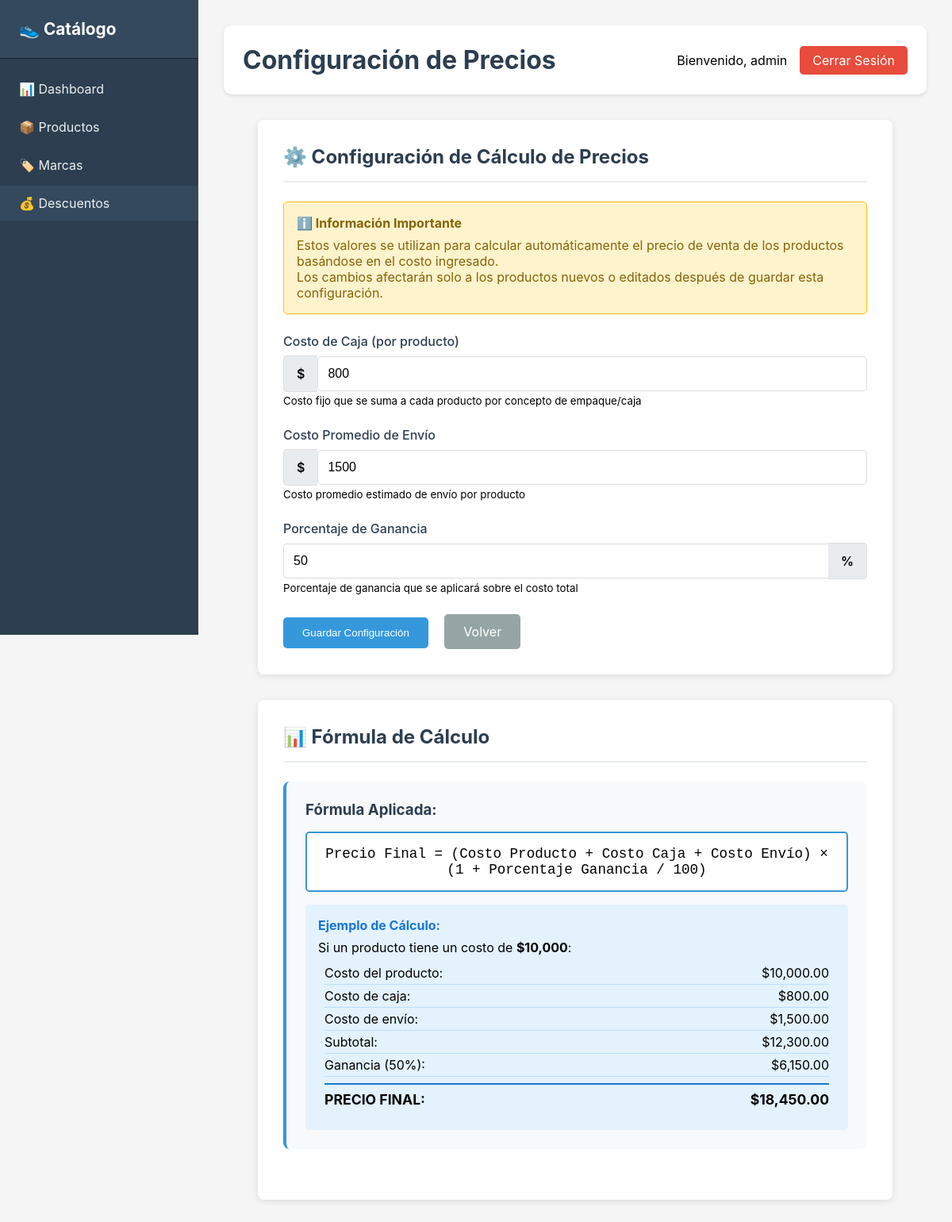
Screenshot of /admin/descuentos/configuracion.php (signed in) with the database file from the repository.
### tables this page shows
CREATE TABLE IF NOT EXISTS configuracion (
    id INT PRIMARY KEY AUTO_INCREMENT,
    clave VARCHAR(100) UNIQUE NOT NULL,
    valor VARCHAR(255) NOT NULL,
    descripcion TEXT,
    updated_at TIMESTAMP DEFAULT CURRENT_TIMESTAMP ON UPDATE CURRENT_TIMESTAMP
);

### admin/descuentos/configuracion.php (the view, shortened to what this page needs)
<?php
$conn = getConnection();
$query = "SELECT * FROM configuracion WHERE clave IN ('porcentaje_ganancia', 'costo_caja', 'costo_envio')";
$result = $conn->query($query);
$config = [];
while ($row = $result->fetch_assoc()) {
    $config[$row['clave']] = $row;
}
?>
<!DOCTYPE html>
<html lang="es">
<head>
    <link rel="stylesheet" href="../css/admin.css">
</head>
<body>
    <div class="admin-container">
        <?php include '../includes/sidebar.php'; ?>
        <div class="main-content">
            <header class="admin-header">
                <h1>Configuración de Precios</h1>
                <div class="user-info">
                    <span>Bienvenido, <?php echo htmlspecialchars($_SESSION['admin_username']); ?></span>
                    <a href="../logout.php" class="btn-logout">Cerrar Sesión</a>
                </div>
            </header>
            <div class="config-container">
                <div class="config-card">
                    <h2>⚙️ Configuración de Cálculo de Precios</h2>
                    <div class="info-alert">
                        <h4>ℹ️ Información Importante</h4>
                        <p>Estos valores se utilizan para calcular automáticamente el precio de venta de los productos basándose en el costo ingresado.</p>
                        <p>Los cambios afectarán solo a los productos nuevos o editados después de guardar esta configuración.</p>
                    </div>
                    <form method="POST">
                        <div class="form-group">
                            <label for="costo_caja">Costo de Caja (por producto)</label>
                            <div class="input-with-prefix">
                                <span class="input-prefix">$</span>
                                <input type="number"
                                       id="costo_caja"
                                       name="costo_caja"
                                       step="0.01"
                                       min="0"
                                       value="<?php echo $config['costo_caja']['valor'] ?? 800; ?>"
                                       required>
                            </div>
                            <small>Costo fijo que se suma a cada producto por concepto de empaque/caja</small>
                        </div>
                        <div class="form-group">
                            <label for="costo_envio">Costo Promedio de Envío</label>
                            <div class="input-with-prefix">
                                <span class="input-prefix">$</span>
                                <input type="number"
                                       id="costo_envio"
                                       name="costo_envio"
                                       step="0.01"
                                       min="0"
                                       value="<?php echo $config['costo_envio']['valor'] ?? 1500; ?>"
                                       required>
                            </div>
                            <small>Costo promedio estimado de envío por producto</small>
                        </div>
                        <div class="form-group">
                            <label for="porcentaje_ganancia">Porcentaje de Ganancia</label>
                            <div class="input-with-prefix">
                                <input type="number"
                                       id="porcentaje_ganancia"
                                       name="porcentaje_ganancia"
                                       step="0.01"
                                       min="0"
                                       max="500"
                                       value="<?php echo $config['porcentaje_ganancia']['valor'] ?? 50; ?>"
                                       required
                                       style="border-radius: 5px 0 0 5px; border-right: none;">
                                <span class="input-suffix">%</span>
                            </div>
                            <small>Porcentaje de ganancia que se aplicará sobre el costo total</small>
                        </div>
                        <button type="submit" class="btn-primary">Guardar Configuración</button>
                        <a href="index.php" class="btn-secondary" style="margin-left: 1rem;">Volver</a>
                    </form>
                </div>
                <div class="config-card">
                    <h2>📊 Fórmula de Cálculo</h2>
                    <div class="formula-display">
                        <h3>Fórmula Aplicada:</h3>
                        <div class="formula-box">
                            Precio Final = (Costo Producto + Costo Caja + Costo Envío) × (1 + Porcentaje Ganancia / 100)
                        </div>
                        <div class="example-calculation">
                            <h4>Ejemplo de Cálculo:</h4>
                            <p>Si un producto tiene un costo de <strong>$10,000</strong>:</p>
                            <div style="padding: 0.5rem;">
                                <div class="calc-line">
                                    <span>Costo del producto:</span>
                                    <span>$10,000.00</span>
                                </div>
                                <div class="calc-line">
                                    <span>Costo de caja:</span>
                                    <span>$<?php echo number_format($config['costo_caja']['valor'] ?? 800, 2); ?></span>
                                </div>
                                <div class="calc-line">
                                    <span>Costo de envío:</span>
                                    <span>$<?php echo number_format($config['costo_envio']['valor'] ?? 1500, 2); ?></span>
                                </div>
                                <div class="calc-line">
                                    <span>Subtotal:</span>
                                    <span>$<?php
                                        $subtotal = 10000 + ($config['costo_caja']['valor'] ?? 800) + ($config['costo_envio']['valor'] ?? 1500);
                                        echo number_format($subtotal, 2);
                                    ?></span>
                                </div>
                                <div class="calc-line">
                                    <span>Ganancia (<?php echo $config['porcentaje_ganancia']['valor'] ?? 50; ?>%):</span>
                                    <span>$<?php
                                        $ganancia = $subtotal * (($config['porcentaje_ganancia']['valor'] ?? 50) / 100);
                                        echo number_format($ganancia, 2);
                                    ?></span>
                                </div>
                                <div class="calc-line total">
                                    <span>PRECIO FINAL:</span>
                                    <span>$<?php echo number_format($subtotal + $ganancia, 2); ?></span>
                                </div>
                            </div>
                        </div>
                    </div>
                </div>
            </div>
        </div>
    </div>
</body>
</html>

### admin/css/admin.css (style rules this page uses)
* { margin: 0; padding: 0; box-sizing: border-box; }
body { font-family: -apple-system, BlinkMacSystemFont, "Segoe UI", Roboto, "Helvetica Neue", Arial, sans-serif; background: #f5f5f5; }
.admin-container { display: flex; min-height: 100vh; }
.main-content { flex: 1; margin-left: 250px; padding: 2rem; }
.admin-header { background: white; padding: 1.5rem; border-radius: 10px; margin-bottom: 2rem; display: flex; justify-content: space-between; align-items: center; box-shadow: 0 2px 4px rgba(0,0,0,0.1); }
.admin-header h1 { color: #2c3e50; }
.user-info { display: flex; align-items: center; gap: 1rem; }
.btn-logout { padding: 0.5rem 1rem; background: #e74c3c; color: white; text-decoration: none; border-radius: 5px; transition: background 0.3s; }
.btn-primary { display: inline-block; padding: 0.75rem 1.5rem; background: #3498db; color: white; text-decoration: none; border-radius: 5px; border: none; cursor: pointer; transition: background 0.3s; }
.btn-secondary { display: inline-block; padding: 0.75rem 1.5rem; background: #95a5a6; color: white; text-decoration: none; border-radius: 5px; border: none; cursor: pointer; transition: background 0.3s; }
.form-group { margin-bottom: 1.5rem; }
.form-group label { display: block; margin-bottom: 0.5rem; color: #2c3e50; font-weight: 500; }
.form-group input[type="text"], .form-group input[type="number"], .form-group textarea, .form-group select { width: 100%; padding: 0.75rem; border: 1px solid #ddd; border-radius: 5px; font-size: 1rem; }

### admin/descuentos/configuracion.php (style rules this page uses)
.config-container { max-width: 800px; margin: 0 auto; }
.config-card { background: white; border-radius: 8px; padding: 2rem; box-shadow: 0 2px 8px rgba(0,0,0,0.1); margin-bottom: 2rem; }
.config-card h2 { color: #2c3e50; margin-bottom: 1.5rem; padding-bottom: 1rem; border-bottom: 2px solid #e9ecef; }
.formula-display { background: #f8f9fa; padding: 1.5rem; border-radius: 8px; margin-bottom: 2rem; border-left: 4px solid #3498db; }
.formula-display h3 { color: #2c3e50; margin-bottom: 1rem; }
.formula-box { background: white; padding: 1rem; border-radius: 5px; font-family: 'Courier New', monospace; font-size: 1.1rem; text-align: center; border: 2px solid #3498db; margin: 1rem 0; }
.example-calculation { background: #e3f2fd; padding: 1rem; border-radius: 5px; margin-top: 1rem; }
.example-calculation h4 { color: #1976d2; margin-bottom: 0.5rem; }
.calc-line { display: flex; justify-content: space-between; padding: 0.25rem 0; border-bottom: 1px solid #bbdefb; }
.calc-line.total { margin-top: 0.5rem; padding-top: 0.5rem; border-top: 2px solid #1976d2; border-bottom: none; font-weight: bold; font-size: 1.1rem; }
.input-with-prefix { display: flex; align-items: center; }
.input-prefix { background: #e9ecef; padding: 0.75rem 1rem; border: 1px solid #ddd; border-right: none; border-radius: 5px 0 0 5px; font-weight: 600; }
.input-with-prefix input { border-radius: 0 5px 5px 0; border-left: none; }
.input-suffix { background: #e9ecef; padding: 0.75rem 1rem; border: 1px solid #ddd; border-left: none; border-radius: 0 5px 5px 0; font-weight: 600; }
.info-alert { background: #fff3cd; border: 1px solid #ffc107; color: #856404; padding: 1rem; border-radius: 5px; margin-bottom: 1.5rem; }
.info-alert h4 { margin-bottom: 0.5rem; }

### rows the page displays
configuracion: costo_caja "800", valor "800.00"
configuracion: costo_envio "1500", valor "1,500.00"
configuracion: porcentaje_ganancia "50", valor "50"

### other values shown
$_SESSION['admin_username'] "admin"
$subtotal "12,300.00"
$ganancia "6,150.00"
$subtotal + $ganancia "18,450.00"
